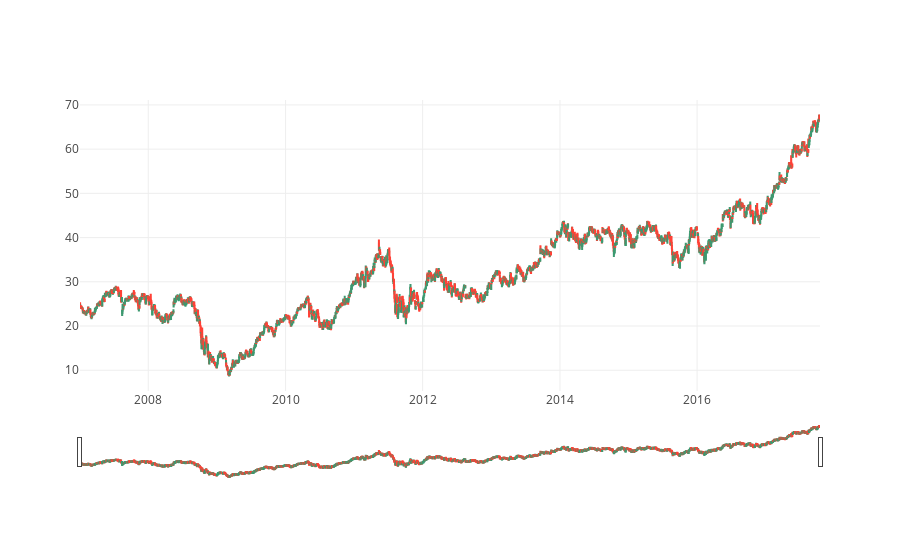

The notebook cell this image was saved under:
### Code cell
df_percompany = df_A

trace = go.Candlestick(x=df_percompany.Date,
                       open=df_percompany.Open,
                       high=df_percompany.High,
                       low=df_percompany.Low,
                       close=df_percompany.Close)
data = [trace]

py.iplot(data, filename='one company')

### Figure 1 — Plotly figure (JSON) as saved in the notebook; plotly's stock layout.template omitted (floating-point values rounded to 4 significant figures; data arrays with more than 128 entries replaced by an {"elided": "..."} marker saying what was removed)
{"data": [{"close": {"elided": "2717 float values"}, "high": {"elided": "2717 float values"}, "low": {"elided": "2717 float values"}, "open": {"elided": "2717 float values"}, "type": "candlestick", "uid": "f75174c2-d3c4-11e8-b73f-c8ff2852c974", "x": {"elided": "2717 str values"}}], "layout": {}}
